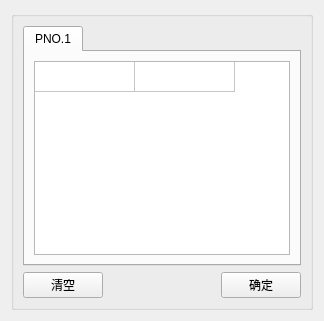
           <widget class="QWidget" name="page_5">
            <layout class="QHBoxLayout" name="horizontalLayout_28">
             <item>
              <widget class="QGroupBox" name="groupBox_8">
               <property name="title">
                <string/>
               </property>
               <layout class="QHBoxLayout" name="horizontalLayout_23">
                <item>
                 <layout class="QVBoxLayout" name="verticalLayout_12">
                  <item>
                   <layout class="QVBoxLayout" name="verticalLayout_13">
                    <item>
                     <widget class="QTabWidget" name="tabWidget_4">
                      <property name="currentIndex">
                       <number>0</number>
                      </property>
                      <widget class="QWidget" name="tab_4">
                       <attribute name="title">
                        <string>PNO.1</string>
                       </attribute>
                       <layout class="QHBoxLayout" name="horizontalLayout_24">
                        <item>
                         <layout class="QVBoxLayout" name="verticalLayout_14">
                          <item>
                           <widget class="QTableWidget" name="tableWidget_define1_4">
                            <attribute name="horizontalHeaderVisible">
                             <bool>false</bool>
                            </attribute>
                            <attribute name="verticalHeaderVisible">
                             <bool>false</bool>
                            </attribute>
                            <row>
                             <property name="text">
                              <string/>
                             </property>
                            </row>
                            <column>
                             <property name="text">
                              <string>参数名称</string>
                             </property>
                            </column>
                            <column>
                             <property name="text">
                              <string>参数数值</string>
                             </property>
                            </column>
                           </widget>
                          </item>
                         </layout>
                        </item>
                       </layout>
                      </widget>
                     </widget>
                    </item>
                    <item>
                     <layout class="QHBoxLayout" name="horizontalLayout_26"/>
                    </item>
                   </layout>
                  </item>
                  <item>
                   <layout class="QHBoxLayout" name="horizontalLayout_27">
                    <item>
                     <widget class="QPushButton" name="pushButton_14">
                      <property name="text">
                       <string>清空</string>
                      </property>
                     </widget>
                    </item>
                    <item>
                     <spacer name="horizontalSpacer_10">
                      <property name="orientation">
                       <enum>Qt::Horizontal</enum>
                      </property>
                      <property name="sizeHint" stdset="0">
                       <size>
                        <width>40</width>
                        <height>20</height>
                       </size>
                      </property>
                     </spacer>
                    </item>
                    <item>
                     <widget class="QPushButton" name="pushButton_15">
                      <property name="text">
                       <string>确定</string>
                      </property>
                     </widget>
                    </item>
                   </layout>
                  </item>
                 </layout>
                </item>
               </layout>
               <zorder></zorder>
              </widget>
             </item>
            </layout>
           </widget>
